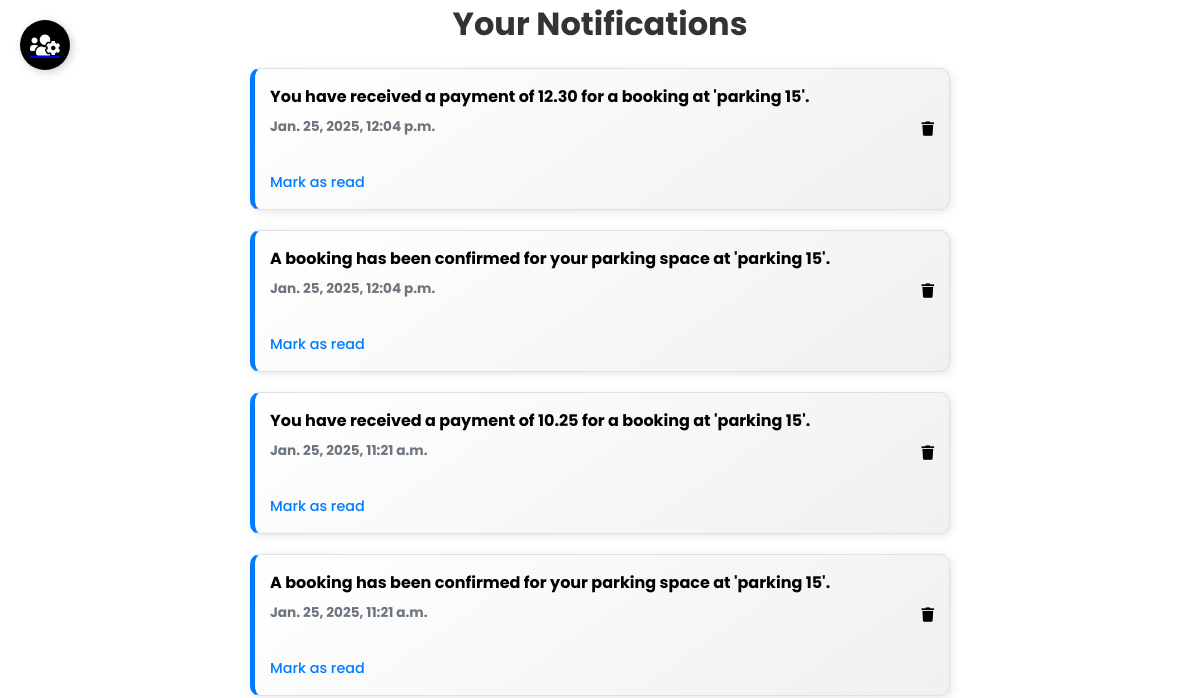
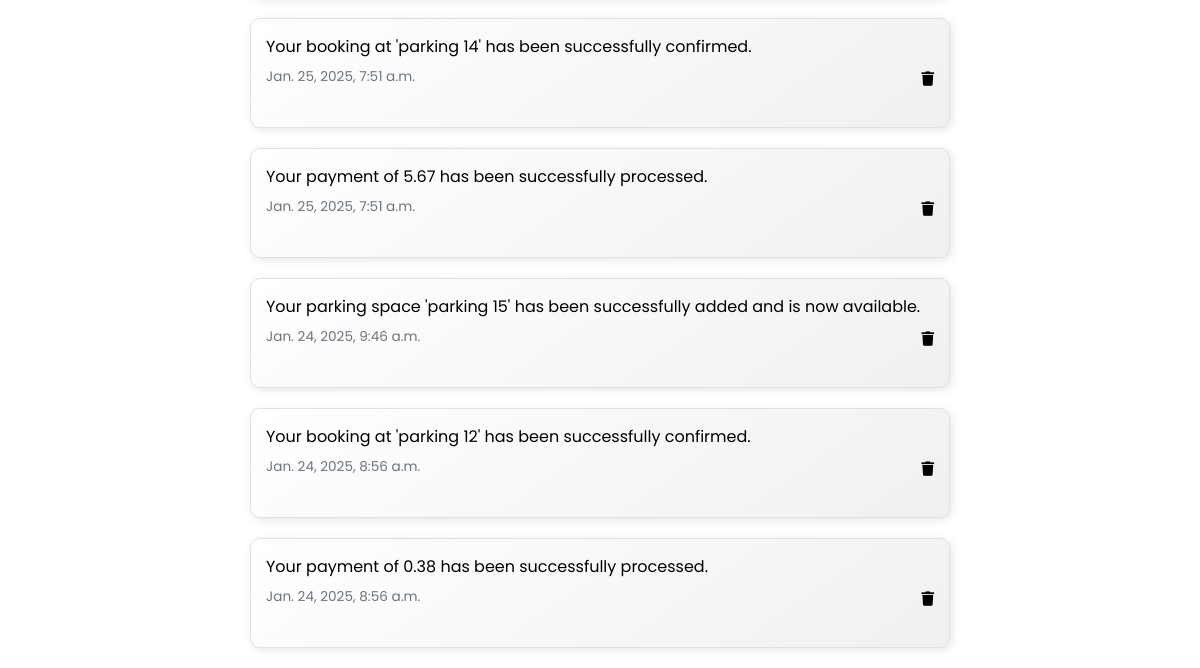
The page /parkeasy/notifications/ (signed in) on the database as committed earlier (2 pictures, top to bottom).
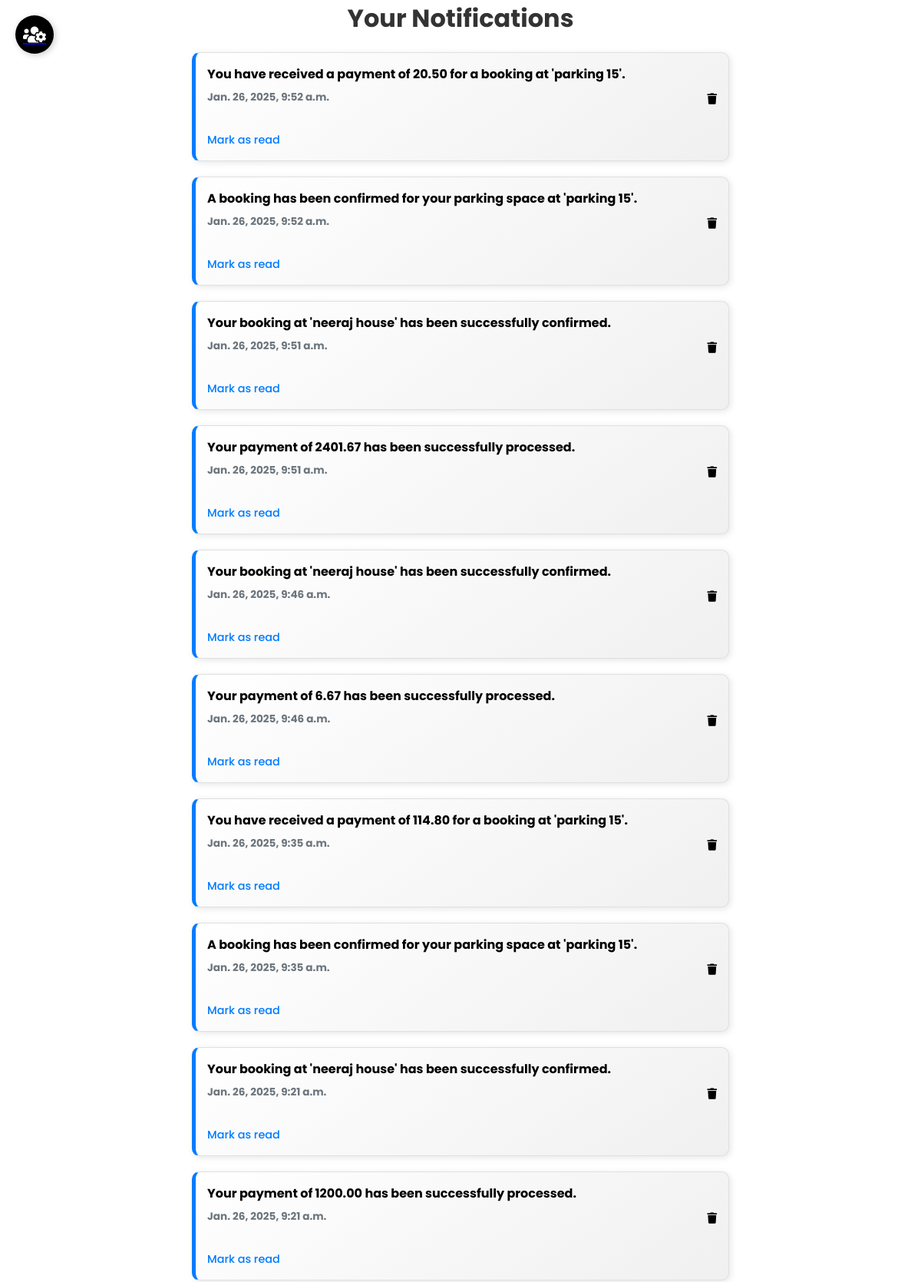
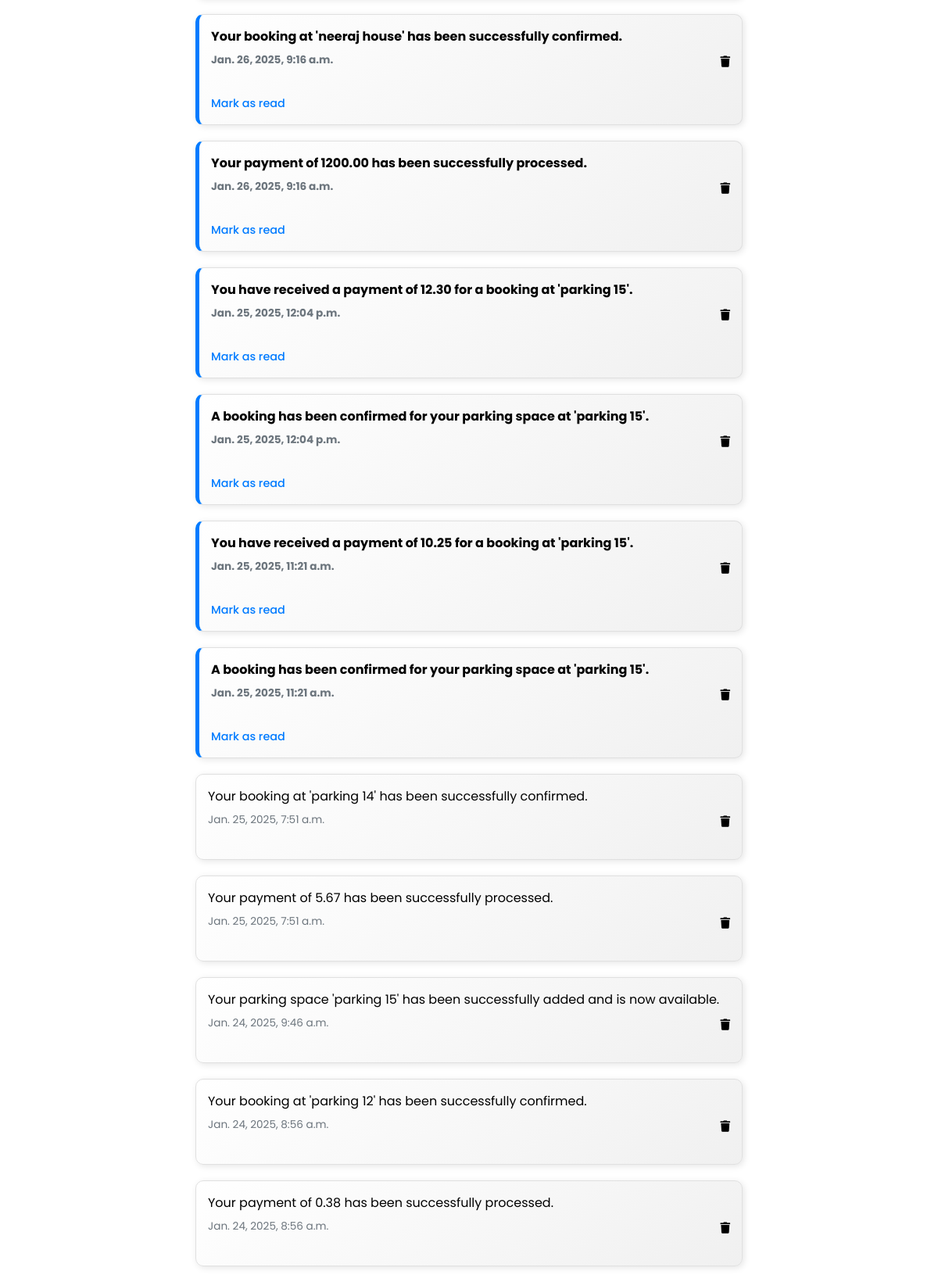
The same page on the database as committed later (2 pictures, top to bottom).
### ParkEasyApp/models.py (models this page shows, shortened)
class Notification(models.Model):
    NOTIFICATION_TYPES = [
        ('BOOKING_CONFIRM', 'Booking Confirmation'),
        ('PAYMENT_CONFIRM', 'Payment Confirmation'),
        ('PENDING_APPROVAL', 'Pending Approval'),
        ('PARKING_AVAILABLE', 'Parking Available'),
        ('EXTENSION_REQUEST', 'Time Extension Request'),
        ('GRACE_PERIOD', 'Grace Period Expiry'),
        ('USER_REGISTRATION', 'New User Registration'),  # Added this line
        ('ADMIN_PAYMENT', 'Admin Payment Notification'),
        ('NEW_PARKING_SPACE', 'New Parking Space Created'),
        ('USER_DELETION', 'User Deletion'),  # New notification type for user deletion
        ('PARKING_DELETED', 'Parking Space Deleted'),  # New notification type
    ]
    user = models.ForeignKey(User, on_delete=models.CASCADE)  # user to whom the notification belongs
    message = models.CharField(max_length=500)  # the notification message
    notification_type = models.CharField(choices=NOTIFICATION_TYPES, max_length=50)
    is_read = models.BooleanField(default=False)  # Add this line for the 'is_read' field
    created_at = models.DateTimeField(auto_now_add=True)  # timestamp when the notification is created

### ParkEasyApp/views.py (the view)
# urls.py: path('notifications/', views.notifications_view, name='notifications_page'),
@login_required
def notifications_view(request):
    notifications = Notification.objects.filter(user=request.user).order_by('-created_at')
    return render(request, 'notifications/notifications_page.html', {'notifications': notifications})

### templates/notifications/notifications_page.html (shortened to what this page needs)
<!DOCTYPE html>
<html lang="en">
{% load static %}
<head>
    <link rel="stylesheet" href="{% static 'css/notification.css' %}">
    <link rel="stylesheet" href="https://cdnjs.cloudflare.com/ajax/libs/font-awesome/5.15.4/css/all.min.css">
</head>
<body>
    <a href="{% if user.is_superuser %}{% url 'admin_dashboard' %}{% else %}{% url 'dashboard' %}{% endif %}"
        class="dashboard-link" title="Go to Dashboard">
        <i class="fas fa-users-cog"></i>
    </a>
    <h1>Your Notifications</h1>
    {% if notifications.count == 0 %}
    <br><br>
        <h5 style="text-align: center;">No notifications to show.</h5>
    {% else %}
        <ul class="notification-list">
            {% for notification in notifications %}
            <li class="{% if not notification.is_read %}unread{% endif %}">
                <p>{{ notification.message }}</p>
                <a href="{% url 'delete_notification' notification.id %}" class="delete-notification"
                    title="Delete notification">
                    <i class="fas fa-trash"></i>
                </a>
                <small>{{ notification.created_at }}</small>
                <br>
                {% if not notification.is_read %}
                    <a href="{% url 'mark_as_read' notification.id %}">Mark as read</a>
                {% endif %}
            </li>
            {% endfor %}
        </ul>
    {% endif %}
</body>
</html>

Rows that differ between the two databases and show on the page:
added Notification: message "You have received a payment of 20.50 for a booking at 'parking 15'.", created_at "Jan. 26, 2025, 9:52 a.m.", is_read "Mark as read"
added Notification: message "A booking has been confirmed for your parking space at 'parking 15'.", created_at "Jan. 26, 2025, 9:52 a.m.", is_read "Mark as read"
added Notification: message "Your booking at 'neeraj house' has been successfully confirmed.", created_at "Jan. 26, 2025, 9:51 a.m.", is_read "Mark as read"
added Notification: message "Your payment of 2401.67 has been successfully processed.", created_at "Jan. 26, 2025, 9:51 a.m.", is_read "Mark as read"
added Notification: message "Your booking at 'neeraj house' has been successfully confirmed.", created_at "Jan. 26, 2025, 9:46 a.m.", is_read "Mark as read"
added Notification: message "Your payment of 6.67 has been successfully processed.", created_at "Jan. 26, 2025, 9:46 a.m.", is_read "Mark as read"
added Notification: message "You have received a payment of 114.80 for a booking at 'parking 15'.", created_at "Jan. 26, 2025, 9:35 a.m.", is_read "Mark as read"
added Notification: message "A booking has been confirmed for your parking space at 'parking 15'.", created_at "Jan. 26, 2025, 9:35 a.m.", is_read "Mark as read"
added Notification: message "Your booking at 'neeraj house' has been successfully confirmed.", created_at "Jan. 26, 2025, 9:21 a.m.", is_read "Mark as read"
added Notification: message "Your payment of 1200.00 has been successfully processed.", created_at "Jan. 26, 2025, 9:21 a.m.", is_read "Mark as read"
added Notification: message "Your booking at 'neeraj house' has been successfully confirmed.", created_at "Jan. 26, 2025, 9:16 a.m.", is_read "Mark as read"
added Notification: message "Your payment of 1200.00 has been successfully processed.", created_at "Jan. 26, 2025, 9:16 a.m.", is_read "Mark as read"
